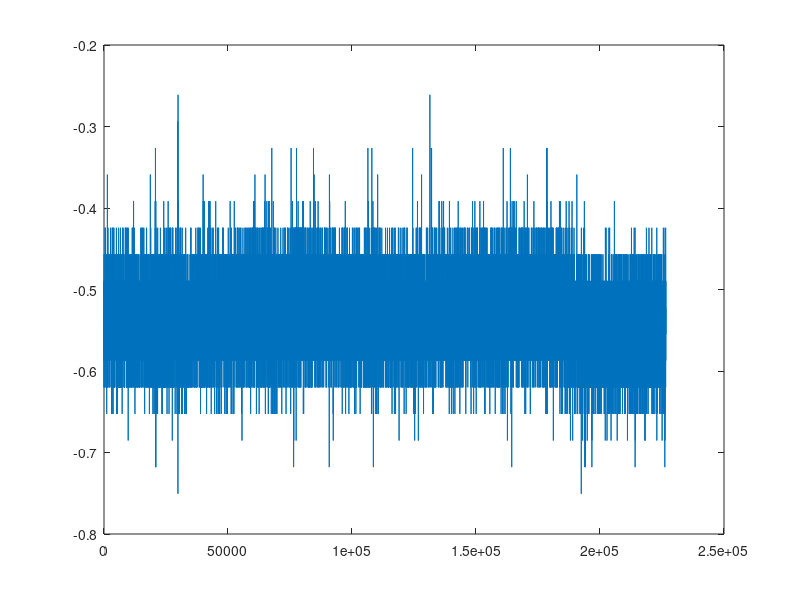

Recreate this plot in MATLAB.
clear
clc 
d1 = textread('ax.txt');
d2 = textread('ay.txt');
d3 = textread('az.txt');
d4 = textread('wx.txt');
d5 = textread('wy.txt');
d6 = textread('wz.txt');
d7 = textread('roll.txt');
d8 = textread('pitch.txt');
d9 = textread('yaw.txt');
d10 = textread('time.txt');
                                                                                                                                                                                                                                                                                                                                                                                                                                                                                                                                                                                                                                                                                                                                                                                                                                                                                                                                      
n = length(d1);
ax = d1(1:n-1);
ay = d2(1:n-1);
az = d3(1:n-1);
wx = d4(1:n-1);
wy = d5(1:n-1);
wz = d6(1:n-1);
roll = d7(1:n-1);
pitch = d8(1:n-1);
yaw = d9(1:n-1);
t = d10(1:n-1);
n=n-1;
plot(t,ax);

% for i=1:n-1
%     sum = ax(i) * 0.005;
% end